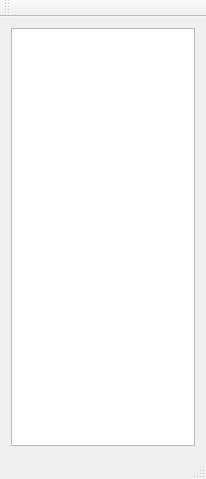
<?xml version="1.0" encoding="UTF-8"?>
<ui version="4.0">
 <class>MainWindow</class>
 <widget class="QMainWindow" name="MainWindow">
  <property name="geometry">
   <rect>
    <x>0</x>
    <y>0</y>
    <width>206</width>
    <height>479</height>
   </rect>
  </property>
  <property name="windowTitle">
   <string>MainWindow</string>
  </property>
  <widget class="QWidget" name="centralWidget">
   <layout class="QHBoxLayout" name="horizontalLayout">
    <item>
     <widget class="QListWidget" name="listWidget"/>
    </item>
   </layout>
  </widget>
  <widget class="QMenuBar" name="menuBar">
   <property name="geometry">
    <rect>
     <x>0</x>
     <y>0</y>
     <width>206</width>
     <height>22</height>
    </rect>
   </property>
  </widget>
  <widget class="QToolBar" name="mainToolBar">
   <attribute name="toolBarArea">
    <enum>TopToolBarArea</enum>
   </attribute>
   <attribute name="toolBarBreak">
    <bool>false</bool>
   </attribute>
  </widget>
  <widget class="QStatusBar" name="statusBar"/>
 </widget>
 <layoutdefault spacing="6" margin="11"/>
 <resources/>
 <connections/>
</ui>
